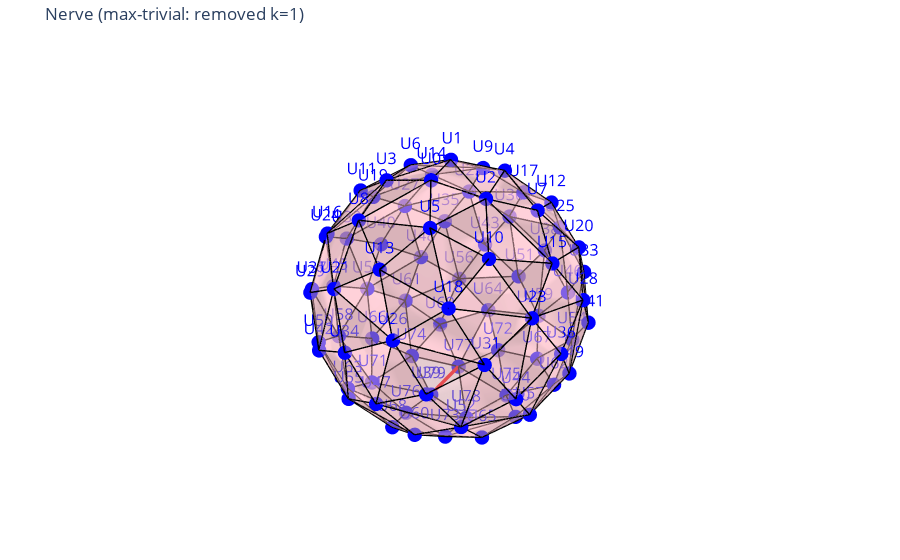

Notebook source saved alongside this figure:
### Code cell
#Show a visualization of the 2-skeleton of the nerve
fig = s2_bundle.show_max_trivial()
plt.show()
